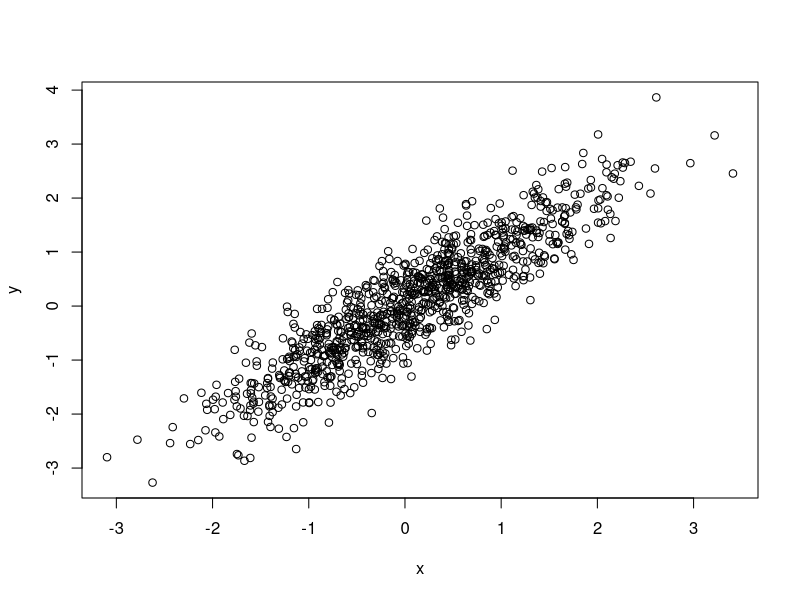
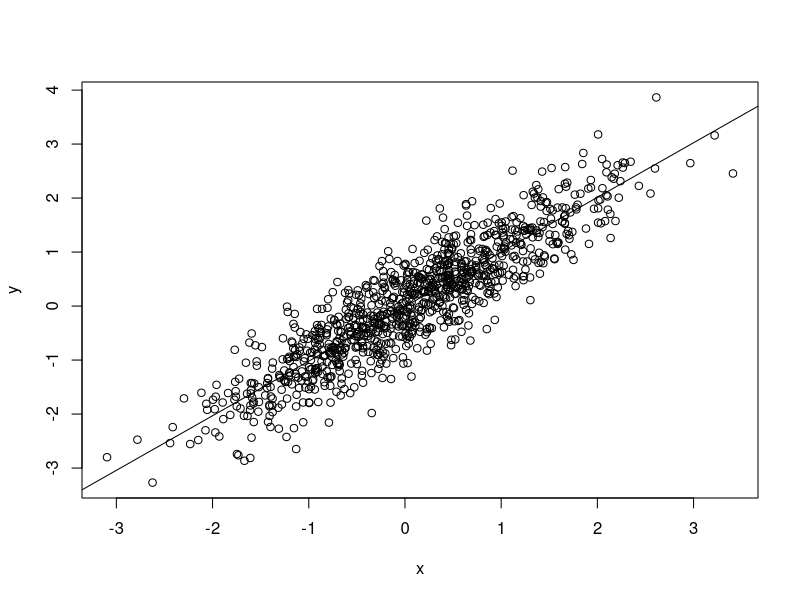

Source code (R) for these figures, in order: (Note: this script raises an error after producing the figures.)
## ---- chunk 1
values<-c(12.3,12.6,13.2,13.1,13.1,12.7,13.1,12.8,12.9,12.4,13.6,
         12.6,12.4,13.3,12.4,12.7,13.1,12.6,12.6,13.1,12.9,12.7,12.4,
         12.6,12.4,12.6,12.5,12.4,12.7,12.9)
## ---- chunk 2
x <- rnorm(1000)                   # atomic vectors
head(x)
y <- x + rnorm(1000, sd=.5)
head(y)
## ---- chunk 3
df <- data.frame(x=x, y=y)         # object of class 'data.frame'
plot(y ~ x, df)                    # generic plot, method plot.formula
## ---- chunk 4
fit <- lm(y ~x, df)                # object of class 'lm'
fit
## ---- chunk 5
plot(y ~ x, df)   # Y ~ X, values from 'df'
fit <- lm(y ~ x, df) #lm(): linear model, returns class 'lm'
abline(fit)  # plot regression line
## ---- chunk 6
anova(fit) 
## ---- chunk 7
pain = c(4, 5, 4, 3, 2, 4, 3, 4, 4, 6, 8, 4, 5, 4, 6, 5, 8, 6, 6, 7, 6, 6, 7, 5, 6, 5, 5)
drug = c(rep("A",9), rep("B",9), rep("C",9))
drug
migraine = data.frame(pain,drug)
## ---- chunk 8
head(migraine)
## ---- chunk 9
plot(pain ~ drug, data=migraine)
## ---- chunk 10
#aov(response ~ factor, data=data_name)
## ---- chunk 11
results = aov(pain ~ drug, data=migraine)
summary(results)
## ---- chunk 12
#pairwise.t.test(reponse, factor, p.adjust = method, alternative = c("two.sided",
#"less", "greater"))
## ---- chunk 13
pairwise.t.test(pain, drug, p.adjust="bonferroni")
## ---- chunk 14
pdata<-read.delim("files/ALLphenoData.tsv")
colnames(pdata)
## ---- chunk 15
head(pdata)
## ---- chunk 16
summary(pdata$sex)
## ---- chunk 17
summary(pdata$cyto.normal)
## ---- chunk 18
pdata[1:5, 3:4]
## ---- chunk 19
pdata[1:5, ]
## ---- chunk 20
head(pdata[pdata$age > 21,])
## ---- chunk 21
idx <- pdata$sex == "F" & pdata$age > 40
table(idx)
## ---- chunk 22
dim(pdata[idx,])
## ---- chunk 23
pdata[idx,]$sex
## ---- chunk 24
summary(idx)
summary(subset(idx, !is.na(idx)))

## ---- chunk 25
bcrabl <- pdata[pdata$mol.biol %in% c("BCR/ABL", "NEG"),]
bcrabl
## ---- chunk 26
table(bcrabl$BT)
## ---- chunk 27
levels(bcrabl$BT) <- substring(levels(bcrabl$BT), 1, 1)
table(bcrabl$BT)
## ---- chunk 28
aggregate(age ~ mol.biol + sex, bcrabl, mean)
## ---- chunk 29
t.test(age ~ mol.biol, bcrabl)
## ---- chunk 30
boxplot(age ~ mol.biol, bcrabl)
